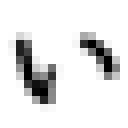
#> input picture macos/Resources/main.tiff, 16 x 16 px (shown 8 times larger)
$ python make-mode-icons.py
#> lines starting #> are read from the running program, lines starting #| are printed output that depends on the picture
#!/usr/bin/env python3
"""上のバーの iroha のアイコン（「い」「A」）を macOS版の入力モードのアイコンから作る。

macOS版の macos/Resources/main.tiff（かな、「い」）と en.tiff（英数、「A」）は、黒の字形を透明度で描いた
テンプレート画像（16px と 32px の 2 枚）。その透明度だけを linux/ibus-iroha/mode_icons.h に書き出す
（色はエンジンが付ける。上のバーは暗い色なので白）。22px・24px は 32px から縮小して作る。
アイコンの絵を変えたら macOS版の .tiff を直し、これを流し直してコミットする。

    python3 linux/scripts/make-mode-icons.py    （要 Pillow）
"""
import os
import sys

from PIL import Image

ROOT = os.path.normpath(os.path.join(os.path.dirname(os.path.abspath(__file__)), "..", ".."))
SOURCES = [("kKanaIcon", "macos/Resources/main.tiff"), ("kDirectIcon", "macos/Resources/en.tiff")]
OUTPUT = os.path.join(ROOT, "linux/ibus-iroha/mode_icons.h")
SIZES = [16, 22, 24, 32]


def frames(path):
#> called with path = 'macos/Resources/main.tiff'
    image = Image.open(path)
#> image is the input picture: PIL image 16x16 RGBA; mean R, G, B, A 0, 0, 0, 27.5
    result = {}
    index = 0
    while True:
        try:
            image.seek(index)
        except EOFError:
            break
        frame = image.convert("RGBA")
        result[frame.size[0]] = frame.getchannel("A")
        index += 1
#> this loop made 3 passes
#> pass 2, in frames, `frame = image.convert("RGBA")`:
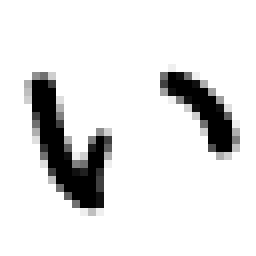
#> frame: PIL image 32x32 RGBA (shown 8 times larger); mean R, G, B, A 0, 0, 0, 28.8; transparent parts drawn white
#> after the loop, index = 2; result = 2 items
    return result


def alpha_for(found, size):
    if size in found:
        return found[size]
    largest = max(found)
    return found[largest].resize((size, size), Image.LANCZOS)


def main():
    lines = [
        "#pragma once",
        "// 上のバーの iroha のアイコン（入力モードごと・大きさごとの字形の透明度。0〜255、行の順）。",
        "// linux/scripts/make-mode-icons.py が macOS版の macos/Resources/main.tiff（「い」）・en.tiff（「A」）から作る。",
        "// 手で直さない",
        "#include <cstdint>",
        "",
        "namespace iroha::ibus::mode_icons {",
        "",
        "struct Icon {",
        "    int size;",
        "    const uint8_t* alpha; // size × size",
        "};",
        "",
    ]
    for name, source in SOURCES:
        found = frames(os.path.join(ROOT, source))
        if not found:
            sys.exit(f"{source} に画像がありません")
        entries = []
        for size in SIZES:
            data = list(alpha_for(found, size).getdata())
            array = f"{name}{size}"
            lines.append(f"inline constexpr uint8_t {array}[] = {{")
            for y in range(size):
                row = data[y * size:(y + 1) * size]
                lines.append("    " + ",".join(str(v) for v in row) + ",")
            lines.append("};")
            entries.append(f"Icon{{{size}, {array}}}")
#> this loop made 4 passes
#> largest in alpha_for on passes 2 to 3: 32, 32
#> after the loop, entries = ['Icon{16, kKanaIcon16}', 'Icon{22, kKanaIcon22}', 'Icon{24, kKanaIcon24}', 'Icon{32, kKanaIcon32}']; lines = 115 items
        lines.append(f"inline constexpr Icon {name}[] = {{{', '.join(entries)}}};")
        lines.append("")
#> pass 2 of the loop in main, `for name, source in SOURCES:`:
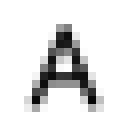
#> input picture macos/Resources/en.tiff, 16 x 16 px (shown 8 times larger)
#> in frames, image is the input picture: PIL image 16x16 RGBA; mean R, G, B, A 0, 0, 0, 29.1
#> the loop in frames (call 2), `while True:` made 3 passes
#> pass 2, in frames (call 2), `frame = image.convert("RGBA")`:
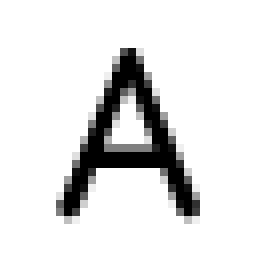
#> frame: PIL image 32x32 RGBA (shown 8 times larger); mean R, G, B, A 0, 0, 0, 30.2; transparent parts drawn white
#> after the loop in frames (call 2), `while True:`: index = 2
#> the loop in main, `for size in SIZES:` made 4 passes
#> after the loop in main, `for size in SIZES:`: entries = ['Icon{16, kDirectIcon16}', 'Icon{22, kDirectIcon22}', 'Icon{24, kDirectIcon24}', 'Icon{32, kDirectIcon32}']; lines = 219 items
    lines.append("} // namespace iroha::ibus::mode_icons")
    with open(OUTPUT, "w", encoding="utf-8") as out:
        out.write("\n".join(lines) + "\n")
    print(f"書き出しました: {os.path.relpath(OUTPUT, ROOT)}")


if __name__ == "__main__":
    main()
